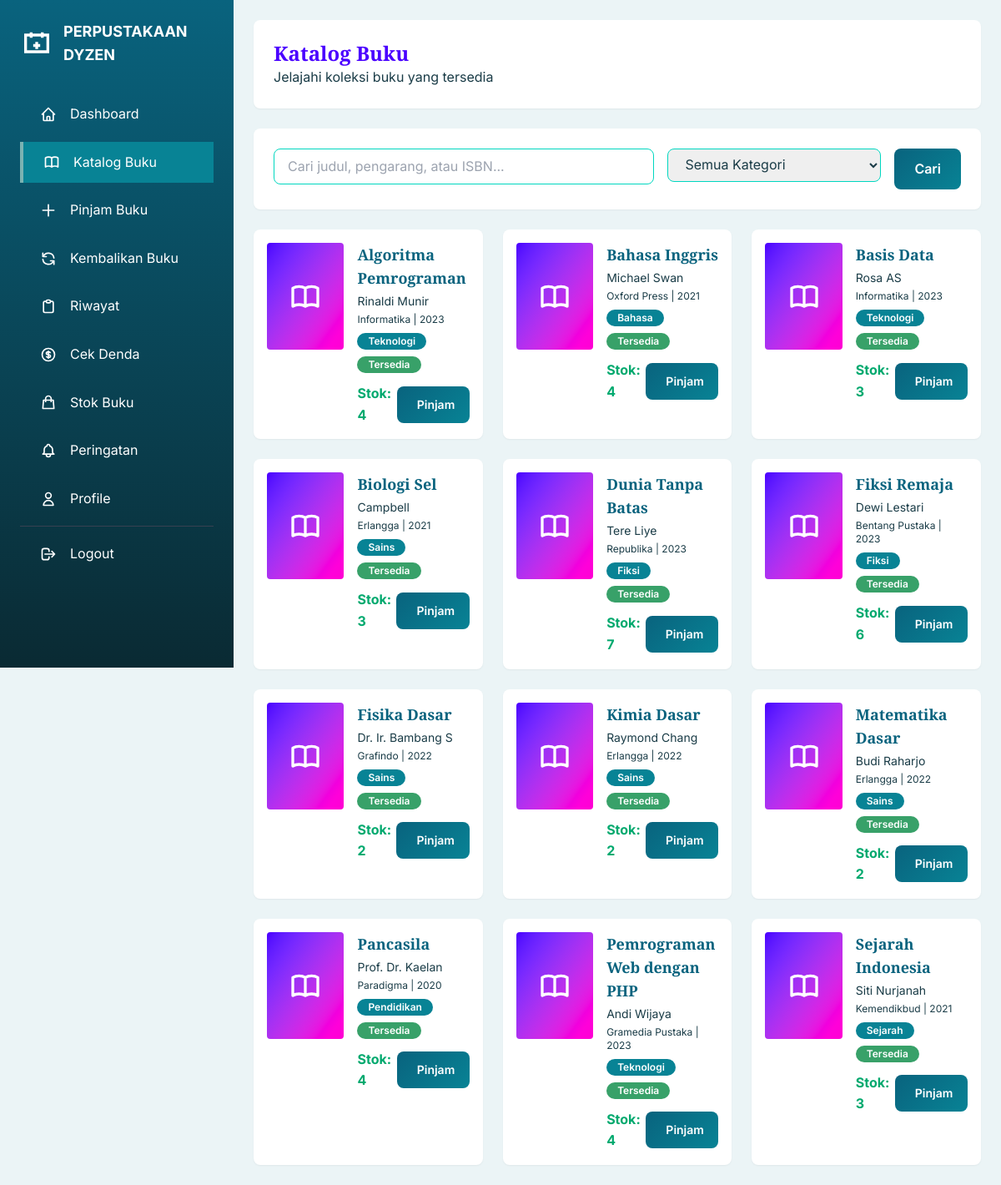
Screenshot of /page/user/list_buku.php (signed in) with the database file from the repository.
### tables this page shows
CREATE TABLE IF NOT EXISTS `buku` (
    `id` INT(11) NOT NULL AUTO_INCREMENT,
    `judul` VARCHAR(200) NOT NULL,
    `pengarang` VARCHAR(100) NOT NULL,
    `penerbit` VARCHAR(100) DEFAULT NULL,
    `tahun_terbit` YEAR DEFAULT NULL,
    `isbn` VARCHAR(20) DEFAULT NULL,
    `kategori` VARCHAR(50) DEFAULT NULL,
    `deskripsi` TEXT,
    `cover` VARCHAR(255) DEFAULT NULL,
    `stok` INT(11) NOT NULL DEFAULT 0,
    `stok_tersedia` INT(11) NOT NULL DEFAULT 0,
    `status` ENUM('aktif', 'nonaktif') NOT NULL DEFAULT 'aktif',
    `created_at` TIMESTAMP NOT NULL DEFAULT CURRENT_TIMESTAMP,
    `updated_at` TIMESTAMP NOT NULL DEFAULT CURRENT_TIMESTAMP ON UPDATE CURRENT_TIMESTAMP,
    PRIMARY KEY (`id`),
    UNIQUE KEY `isbn` (`isbn`),
    KEY `idx_kategori` (`kategori`),
    KEY `idx_status` (`status`)
);

### config/data_base.php (called while the page is built, shortened)
<?php
function e($string, $flags = ENT_QUOTES) {
    return htmlspecialchars($string ?? '', $flags, 'UTF-8');
}

### page/user/list_buku.php (the view, shortened to what this page needs)
<?php
require_once '../../config/data_base.php';
$search = isset($_GET['search']) ? sanitize($_GET['search']) : '';
$query = "SELECT * FROM buku WHERE status = 'aktif'";
$params = [];
$query .= " ORDER BY judul ASC";
$stmt = $pdo->prepare($query);
$stmt->execute($params);
$books = $stmt->fetchAll();
$stmt = $pdo->prepare("
    SELECT COUNT(*) as total
    FROM peminjaman
    WHERE user_id = ? AND status = 'dipinjam'
");
$stmt->execute([$_SESSION['user_id']]);
$activeLoans = $stmt->fetch()['total'];
$stmt = $pdo->prepare("
    SELECT COUNT(*) as total
    FROM denda
    WHERE user_id = ? AND status_bayar = 'belum'
");
$stmt->execute([$_SESSION['user_id']]);
$hasFine = $stmt->fetch()['total'] > 0;
$canBorrow = !$hasFine && $activeLoans < MAX_BOOKS_PER_USER;
?>
<!DOCTYPE html>
<html lang="id">
<head>
    <link href="https://cdn.jsdelivr.net/npm/tailwindcss@2/dist/tailwind.min.css" rel="stylesheet">
    <link href="https://cdn.jsdelivr.net/npm/daisyui@4/dist/full.css" rel="stylesheet">
    <link rel="stylesheet" href="../../assets/css/style.css">
</head>
<body>
    <?php include 'sidebar_user.php'; ?>
    <div class="main-content">
        <header class="bg-white rounded-lg shadow-sm p-6 mb-6">
            <div>
                <h1 class="text-2xl font-playfair font-bold text-primary">Katalog Buku</h1>
                <p class="text-text-light">Jelajahi koleksi buku yang tersedia</p>
            </div>
        </header>
        <div class="bg-white rounded-lg shadow-sm p-6 mb-6">
            <form method="GET" action="" class="flex flex-col md:flex-row gap-4">
                <div class="flex-1">
                    <input type="text" name="search" placeholder="Cari judul, pengarang, atau ISBN..."
                           value="<?= e($search) ?>"
                           class="w-full px-4 py-2 border border-accent rounded-lg focus:outline-none focus:border-primary">
                </div>
                <div class="md:w-64">
                    <select name="kategori" class="w-full px-4 py-2 border border-accent rounded-lg focus:outline-none focus:border-primary">
                        <option value="">Semua Kategori</option>
                    </select>
                </div>
                <div>
                    <button type="submit" class="btn-primary px-6">Cari</button>
                </div>
            </form>
        </div>
        <div class="grid md:grid-cols-2 lg:grid-cols-3 gap-6">
            <?php foreach ($books as $book): ?>
            <div class="book-card bg-white rounded-lg shadow-sm overflow-hidden">
                <div class="flex p-4 gap-4">
                    <?php if ($book['cover']): ?>
                        <img src="../../uploads/covers/<?= e($book['cover']) ?>" class="w-24 h-32 object-cover rounded">
                    <?php else: ?>
                        <div class="w-24 h-32 bg-gradient-to-br from-primary to-secondary rounded flex items-center justify-center">
                        </div>
                    <?php endif; ?>
                    <div class="flex-1">
                        <h3 class="font-bold text-lg mb-1 line-clamp-2"><?= e($book['judul']) ?></h3>
                        <p class="text-text-light text-sm"><?= e($book['pengarang']) ?></p>
                        <p class="text-text-light text-xs mt-1"><?= e($book['penerbit']) ?> | <?= $book['tahun_terbit'] ?></p>
                        <div class="flex flex-wrap items-center gap-2 mt-2">
                            <span class="badge badge-info text-xs"><?= e($book['kategori']) ?></span>
                            <?php if ($book['stok_tersedia'] > 0): ?>
                                <span class="badge badge-success text-xs">Tersedia</span>
                            <?php else: ?>
                                <span class="badge badge-danger text-xs">Habis</span>
                            <?php endif; ?>
                        </div>
                        <div class="mt-3 flex items-center justify-between">
                            <span class="text-success font-bold">Stok: <?= $book['stok_tersedia'] ?></span>
                            <?php if ($canBorrow && $book['stok_tersedia'] > 0): ?>
                                <a href="pinjam_buku.php?id=<?= $book['id'] ?>"
                                   class="btn-primary text-sm py-1 px-3">
                                    Pinjam
                                </a>
                            <?php else: ?>
                                <button disabled class="btn-outline text-sm py-1 px-3 opacity-50 cursor-not-allowed">
                                    Tidak Tersedia
                                </button>
                            <?php endif; ?>
                        </div>
                    </div>
                </div>
            </div>
            <?php endforeach; ?>
        </div>
    </div>
</body>
</html>

### assets/css/style.css (style rules this page uses)
:root { --color-primary: #09637E; --color-secondary: #088395; --color-accent: #7AB2B2; --color-light: #EBF4F6; --color-white: #FFFFFF; --color-dark: #0A2A33; --color-danger: #E53E3E; --color-success: #38A169; --color-warning: #D69E2E; --color-text: #1A3C47; --color-text-light: #6B9EA8; --shadow-sm: 0 1px 2px 0 rgb(0 0 0 / 0.05); --shadow-md: 0 4px 6px -1px rgb(0 0 0 / 0.1); --shadow-lg: 0 10px 15px -3px rgb(0 0 0 / 0.1); --shadow-xl: 0 20px 25px -5px rgb(0 0 0 / 0.1); --transition-fast: 150ms ease; --transition-normal: 250ms ease; --transition-slow: 350ms ease; --radius-sm: 0.375rem; --radius-md: 0.5rem; --radius-lg: 0.75rem; --radius-xl: 1rem; }
* { margin: 0; padding: 0; box-sizing: border-box; }
body { font-family: 'Inter', sans-serif; color: var(--color-text); background-color: var(--color-light); line-height: 1.6; overflow-x: hidden; }
h1, h2, h3, h4, h5, h6 { font-family: 'Playfair Display', serif; font-weight: 700; line-height: 1.2; color: var(--color-primary); }
.btn-primary { background: linear-gradient(135deg, var(--color-primary), var(--color-secondary)); color: var(--color-white); padding: 0.75rem 1.5rem; border-radius: var(--radius-md); font-weight: 600; transition: all var(--transition-normal); border: none; cursor: pointer; position: relative; overflow: hidden; }
.badge { display: inline-flex; align-items: center; padding: 0.25rem 0.75rem; border-radius: 9999px; font-size: 0.75rem; font-weight: 600; }
.badge-success { background: var(--color-success); color: white; }
.badge-info { background: var(--color-secondary); color: white; }

### page/user/list_buku.php (style rules this page uses)
.main-content { margin-left: 280px; padding: 1.5rem; }
.book-card { transition: all 0.3s; }

### rows the page displays
buku: judul "Algoritma Pemrograman", pengarang "Rinaldi Munir", penerbit "Informatika", tahun_terbit "2023", kategori "Teknologi", shows "Tersedia", stok_tersedia "4"
buku: judul "Bahasa Inggris", pengarang "Michael Swan", penerbit "Oxford Press", tahun_terbit "2021", kategori "Bahasa", shows "Tersedia", stok_tersedia "4"
buku: judul "Basis Data", pengarang "Rosa AS", penerbit "Informatika", tahun_terbit "2023", kategori "Teknologi", shows "Tersedia", stok_tersedia "3"
buku: judul "Biologi Sel", pengarang "Campbell", penerbit "Erlangga", tahun_terbit "2021", kategori "Sains", shows "Tersedia", stok_tersedia "3"
buku: judul "Dunia Tanpa Batas", pengarang "Tere Liye", penerbit "Republika", tahun_terbit "2023", kategori "Fiksi", shows "Tersedia", stok_tersedia "7"
buku: judul "Fiksi Remaja", pengarang "Dewi Lestari", penerbit "Bentang Pustaka", tahun_terbit "2023", kategori "Fiksi", shows "Tersedia", stok_tersedia "6"
buku: judul "Fisika Dasar", pengarang "Dr. Ir. Bambang S", penerbit "Grafindo", tahun_terbit "2022", kategori "Sains", shows "Tersedia", stok_tersedia "2"
buku: judul "Kimia Dasar", pengarang "Raymond Chang", penerbit "Erlangga", tahun_terbit "2022", kategori "Sains", shows "Tersedia", stok_tersedia "2"
buku: judul "Matematika Dasar", pengarang "Budi Raharjo", penerbit "Erlangga", tahun_terbit "2022", kategori "Sains", shows "Tersedia", stok_tersedia "2"
buku: judul "Pancasila", pengarang "Prof. Dr. Kaelan", penerbit "Paradigma", tahun_terbit "2020", kategori "Pendidikan", shows "Tersedia", stok_tersedia "4"
buku: judul "Pemrograman Web dengan PHP", pengarang "Andi Wijaya", penerbit "Gramedia Pustaka", tahun_terbit "2023", kategori "Teknologi", shows "Tersedia", stok_tersedia "4"
buku: judul "Sejarah Indonesia", pengarang "Siti Nurjanah", penerbit "Kemendikbud", tahun_terbit "2021", kategori "Sejarah", shows "Tersedia", stok_tersedia "3"
